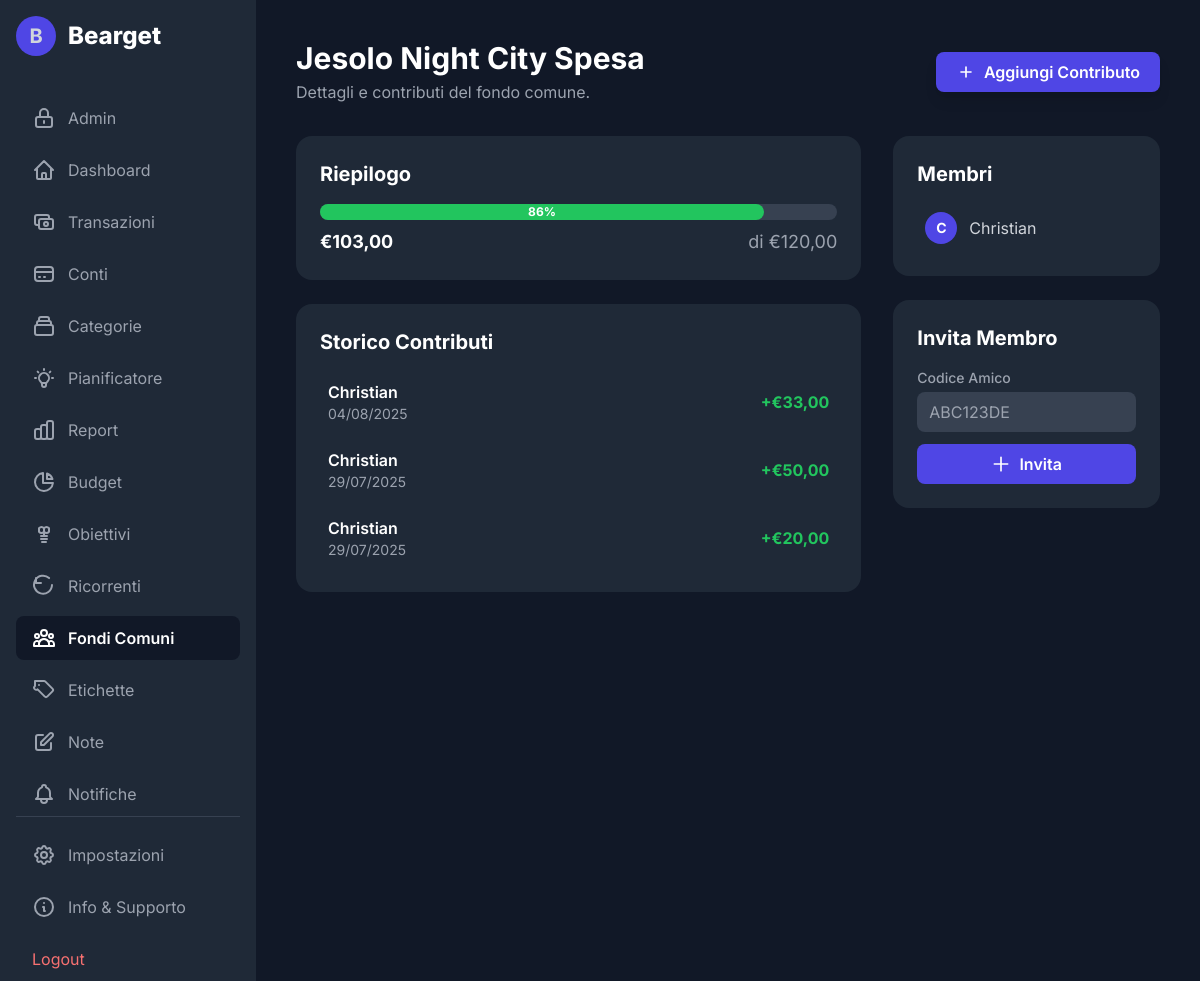
The page /fund_details.php?id=1 (signed in) on the database its author committed.
### tables this page shows
CREATE TABLE `shared_funds` (
  `id` int(11) NOT NULL,
  `name` varchar(150) NOT NULL,
  `description` text DEFAULT NULL,
  `target_amount` decimal(10,2) DEFAULT NULL,
  `creator_id` int(11) NOT NULL,
  `created_at` timestamp NOT NULL DEFAULT current_timestamp()
);

CREATE TABLE `shared_fund_contributions` (
  `id` int(11) NOT NULL,
  `fund_id` int(11) NOT NULL,
  `user_id` int(11) NOT NULL,
  `amount` decimal(10,2) NOT NULL,
  `contribution_date` date NOT NULL,
  `created_at` timestamp NOT NULL DEFAULT current_timestamp()
);

CREATE TABLE `users` (
  `id` int(11) NOT NULL,
  `username` varchar(50) NOT NULL,
  `email` varchar(100) NOT NULL,
  `password` varchar(255) NOT NULL,
  `verification_token` varchar(255) DEFAULT NULL,
  `is_verified` tinyint(1) NOT NULL DEFAULT 0,
  `created_at` timestamp NOT NULL DEFAULT current_timestamp(),
  `theme` varchar(25) NOT NULL DEFAULT 'dark-indigo',
  `subscription_status` varchar(20) NOT NULL DEFAULT 'free',
  `stripe_customer_id` varchar(255) DEFAULT NULL,
  `stripe_subscription_id` varchar(255) DEFAULT NULL,
  `subscription_end_date` timestamp NULL DEFAULT NULL,
  `subscription_start_date` timestamp NULL DEFAULT NULL,
  `friend_code` varchar(8) DEFAULT NULL
);

### functions.php (called while the page is built, shortened)
<?php
function get_shared_fund_details($conn, $fund_id, $user_id) {
    $sql = "SELECT sf.*,
                   (SELECT SUM(amount) FROM shared_fund_contributions WHERE fund_id = sf.id) as total_contributed
            FROM shared_funds sf
            JOIN shared_fund_members sfm ON sf.id = sfm.fund_id
            WHERE sf.id = ? AND sfm.user_id = ?";
    $stmt = $conn->prepare($sql);
    $stmt->bind_param('ii', $fund_id, $user_id);
    $stmt->execute();
    $result = $stmt->get_result();
    $fund = $result->fetch_assoc();
    if ($fund) {
        $fund['total_contributed'] = $fund['total_contributed'] ?? 0;
    }
    return $fund;
}
function get_fund_members($conn, $fund_id) {
    $members = [];
    $sql = "SELECT u.username FROM users u
            JOIN shared_fund_members sfm ON u.id = sfm.user_id
            WHERE sfm.fund_id = ?";
    $stmt = $conn->prepare($sql);
    $stmt->bind_param('i', $fund_id);
    $stmt->execute();
    $result = $stmt->get_result();
    while ($row = $result->fetch_assoc()) {
        $members[] = $row;
    }
    return $members;
}
function get_fund_contributions($conn, $fund_id) {
    $contributions = [];
    $sql = "SELECT sfc.amount, sfc.contribution_date, u.username
            FROM shared_fund_contributions sfc
            JOIN users u ON sfc.user_id = u.id
            WHERE sfc.fund_id = ?
            ORDER BY sfc.contribution_date DESC, sfc.created_at DESC";
    $stmt = $conn->prepare($sql);
    $stmt->bind_param('i', $fund_id);
    $stmt->execute();
    $result = $stmt->get_result();
    while ($row = $result->fetch_assoc()) {
        $contributions[] = $row;
    }
    return $contributions;
}
?>

### fund_details.php (the view, shortened to what this page needs)
<?php
require_once 'db_connect.php';
require_once 'functions.php';
$user_id = $_SESSION["id"];
$fund_id = $_GET['id'] ?? 0;
$fund = get_shared_fund_details($conn, $fund_id, $user_id);
$members = get_fund_members($conn, $fund_id);
$contributions = get_fund_contributions($conn, $fund_id);
?>
<!DOCTYPE html>
<html lang="it">
<head>
    <script src="https://cdn.tailwindcss.com"></script>
    <link rel="stylesheet" href="theme.php">
</head>
<body class="text-gray-300">
    <div class="flex h-screen">
        <?php include 'sidebar.php'; ?>
        <main class="flex-1 p-6 lg:p-10 overflow-y-auto">
            <header class="flex flex-wrap justify-between items-center gap-4 mb-8">
                <div>
                    <h1 class="text-3xl font-bold text-white"><?php echo htmlspecialchars($fund['name']); ?></h1>
                    <p class="text-gray-400 mt-1">Dettagli e contributi del fondo comune.</p>
                </div>
                <button onclick="openModal('add-contribution-modal')" class="bg-primary-600 hover:bg-primary-700 text-white font-semibold py-2 px-5 rounded-lg flex items-center transition-colors shadow-lg hover:shadow-primary-500/50">
                    <svg class="w-5 h-5 mr-2" fill="none" stroke="currentColor" viewBox="0 0 24 24"><path stroke-linecap="round" stroke-linejoin="round" stroke-width="2" d="M12 6v6m0 0v6m0-6h6m-6 0H6"></path></svg>
                    Aggiungi Contributo
                </button>
            </header>
            <div class="grid grid-cols-1 lg:grid-cols-3 gap-8">
                <div class="lg:col-span-2 space-y-6">
                    <div class="bg-gray-800 rounded-2xl p-6">
                        <h2 class="text-xl font-bold text-white mb-4">Riepilogo</h2>
                        <?php
                            $percentage = ($fund['target_amount'] > 0) ? ($fund['total_contributed'] / $fund['target_amount']) * 100 : 0;
                        ?>
                        <div class="w-full bg-gray-700 rounded-full h-4 mb-2">
                            <div class="bg-green-500 h-4 rounded-full text-center text-white text-xs font-bold" style="width: <?php echo min($percentage, 100); ?>%"><?php echo round($percentage); ?>%</div>
                        </div>
                        <div class="flex justify-between text-lg text-gray-300">
                            <span class="font-bold text-white">€<?php echo number_format($fund['total_contributed'], 2, ',', '.'); ?></span>
                            <span class="text-gray-400">di €<?php echo number_format($fund['target_amount'], 2, ',', '.'); ?></span>
                        </div>
                    </div>
                    <div class="bg-gray-800 rounded-2xl p-6">
                        <h2 class="text-xl font-bold text-white mb-4">Storico Contributi</h2>
                        <div class="space-y-2">
                            <?php if(empty($contributions)): ?>
                                <div class="text-center py-8 text-gray-500">
                                    <p>Nessun contributo ancora versato.</p>
                                </div>
                            <?php else: foreach($contributions as $c): ?>
                            <div class="flex items-center justify-between p-2 rounded-lg transition-colors hover:bg-gray-700/50">
                                <div>
                                    <p class="font-semibold text-white"><?php echo htmlspecialchars($c['username']); ?></p>
                                    <p class="text-sm text-gray-400"><?php echo date("d/m/Y", strtotime($c['contribution_date'])); ?></p>
                                </div>
                                <p class="font-bold text-success">+€<?php echo number_format($c['amount'], 2, ',', '.'); ?></p>
                            </div>
                            <?php endforeach; endif; ?>
                        </div>
                    </div>
                </div>
                <div class="lg:col-span-1 space-y-6">
                    <div class="bg-gray-800 rounded-2xl p-6">
                        <h2 class="text-xl font-bold text-white mb-4">Membri</h2>
                        <div class="space-y-3">
                            <?php foreach($members as $member): ?>
                            <div class="flex items-center p-2 rounded-lg transition-colors hover:bg-gray-700/50">
                                <div class="w-8 h-8 rounded-full bg-primary-600 flex items-center justify-center text-white font-bold text-sm mr-3 flex-shrink-0"><?php echo strtoupper(substr($member['username'], 0, 1)); ?></div>
                                <span><?php echo htmlspecialchars($member['username']); ?></span>
                            </div>
                            <?php endforeach; ?>
                        </div>
                    </div>
                    <div class="bg-gray-800 rounded-2xl p-6">
                        <h2 class="text-xl font-bold text-white mb-4">Invita Membro</h2>
                        <form action="invite_member.php" method="POST" class="space-y-3">
                            <div>
                                <label for="friend_code" class="block text-sm font-medium text-gray-400 mb-1">Codice Amico</label>
                                <input type="text" name="friend_code" id="friend_code" required class="w-full bg-gray-700 text-white rounded-lg px-3 py-2" placeholder="ABC123DE">
                            </div>
                            <button type="submit" class="w-full bg-primary-600 hover:bg-primary-700 text-white font-semibold py-2 rounded-lg flex items-center justify-center">
                                <svg class="w-5 h-5 mr-2" fill="none" stroke="currentColor" viewBox="0 0 24 24"><path stroke-linecap="round" stroke-linejoin="round" stroke-width="2" d="M12 4v16m8-8H4"></path></svg>
                                Invita
                            </button>
                        </form>
                    </div>
                </div>
            </div>
        </main>
    </div>
</body>
</html>

### fund_details.php (style rules this page uses)
body { font-family: 'Inter', sans-serif; background-color: var(--color-gray-900); }

### rows shown on the page
shared_funds: name "Jesolo Night City Spesa", target_amount "120,00"
shared_fund_contributions: user.username "Christian", contribution_date "04/08/2025", amount "33,00"
shared_fund_contributions: user.username "Christian", contribution_date "29/07/2025", amount "50,00"
shared_fund_contributions: user.username "Christian", contribution_date "29/07/2025", amount "20,00"
users: username "C", username "Christian"

### other values the page prints
$percentage "86"
$fund['total_contributed'] "103,00"
